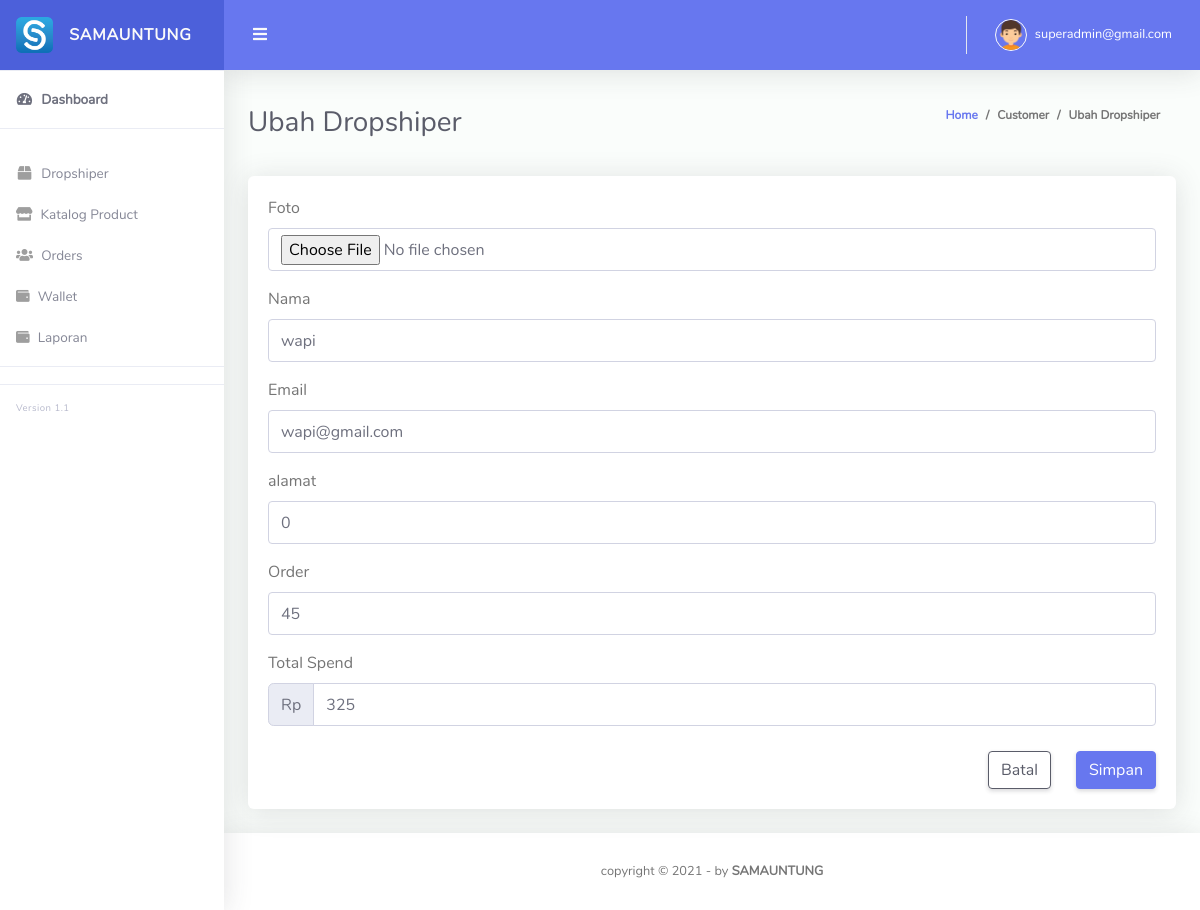
/Admin_samauntung/edit_customer.php?id=1 (signed in), run on the app's committed database.
### tables this page shows
CREATE TABLE `customer` (
  `id_customer` int(11) NOT NULL,
  `username` varchar(100) NOT NULL,
  `nama` varchar(100) NOT NULL,
  `email_cs` varchar(255) NOT NULL,
  `alamat` varchar(255) NOT NULL,
  `date_register` date NOT NULL,
  `foto` varchar(255) NOT NULL
);

CREATE TABLE `customer_detail` (
  `id_customer_detail` int(11) NOT NULL,
  `id_customer` int(11) NOT NULL,
  `orders` int(11) NOT NULL,
  `total_spend` int(11) NOT NULL
);

### Admin_samauntung/config/function.php (called while the page is built, shortened)
<?php
$servername = "localhost";
$database = "samauntung";
$username = "root";
$password =  "";
$conn = mysqli_connect($servername, $username, $password, $database);
function query($query){
    global $conn;
    $result = mysqli_query($conn, $query);
    $rows = [];
    while( $row = mysqli_fetch_assoc($result)){
        $rows[] = $row;
    }
    return $rows;
}

### Admin_samauntung/edit_customer.php (the view, shortened to what this page needs)
<?php
require "config/function.php";
$data = query("SELECT * FROM customer WHERE id_customer")[0];
$data2 = query("SELECT * FROM customer_detail WHERE id_customer_detail")[0];
 ?>
<!DOCTYPE html>
<html lang="en">
<head>
  <link href="vendor/fontawesome-free/css/all.min.css" rel="stylesheet" type="text/css">
  <link href="vendor/bootstrap/css/bootstrap.min.css" rel="stylesheet" type="text/css">
  <link href="css/ruang-admin.min.css" rel="stylesheet">
</head>
<body id="page-top">
  <div id="wrapper">
    <?php require "components/sidebar.php"?>
    <div id="content-wrapper" class="d-flex flex-column">
      <div id="content">
        <?php require "components/topbar.php"?>
        <div class="container-fluid" id="container-wrapper">
          <div class="d-sm-flex align-items-center justify-content-between mb-4">
            <h1 class="h3 mb-0 text-gray-800">Ubah Dropshiper</h1>
            <ol class="breadcrumb">
              <li class="breadcrumb-item"><a href="./">Home</a></li>
              <li class="breadcrumb-item">Customer</li>
              <li class="breadcrumb-item active" aria-current="page">Ubah Dropshiper</li>
            </ol>
          </div>
          <div class="row">
            <div class="col-md-12">
             <div class="card mb-4">
              <div class="card-body">
                <form action="" method="post" enctype="multipart/form-data">
                  <div class="form-group">
                    <label for="foto">Foto</label>
                    <input type="file" class="form-control"  name="image">
                  </div>
                  <div class="form-group required">
                    <label for="nama" class="control-label">Nama</label>
                    <input type="text" class="form-control" id="nama" name="nama" placeholder="Ex :  Charles" required value="<?=$data["nama"]?>">
                  </div>
                  <div class="form-group required">
                    <label for="email" class="control-label">Email</label>
                    <input type="email" class="form-control" id="email" name="email_cs" placeholder="Ex :  test@test.com" required value="<?=$data["email_cs"]?>">
                  </div>
                  <div class="form-group required">
                    <label for="alamat" class="control-label">alamat</label>
                    <input type="text" class="form-control" id="alamat" name="alamat" placeholder="Ex :  Indonesia" value="<?=$data["alamat"]?>">
                  </div>
                  <div class="form-group required">
                    <label for="orders" class="control-label">Order</label>
                    <input type="number" class="form-control" id="orders" name="orders" placeholder="Ex :  1" value="<?=$data2["orders"]?>">
                  </div>
                  <div class="form-group required">
                    <label for="total_spend" class="control-label">Total Spend</label>
                    <div class="input-group mb-2">
                      <div class="input-group-prepend">
                        <div class="input-group-text">Rp</div>
                      </div>
                      <input type="number" class="form-control" id="total_spend" name="total_spend" placeholder="Ex :  15.000"  required value="<?=$data2["total_spend"]?>">
                    </div>
                  </div>
                  <div style="display:flex;justify-content:right;margin-top:25px">
                    <button type="reset" class="btn btn-outline-dark" style="margin-right: 25px;">Batal</button>
                    <button type="submit"  name="simpan-produk" class="btn btn-primary">Simpan</button>
                  </div>
                </form>
              </div>
            </div>
          </div>
        </div>
        </div>
      </div>
      <?php require "components/footer.php"?>
    </div>
  </div>
</body>
</html>

### data on the page
customer: nama "wapi", email_cs "wapi@gmail.com", alamat "0"
customer_detail: orders "45", total_spend "325"

### other printed values
$_SESSION['email-admin'] "superadmin@gmail.com"
